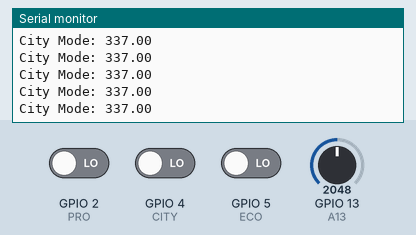
Recording of a program running on a simulated ESP32. On the bench: the last lines printed to the serial monitor. The test bench sets the inputs (shaded band); at power-on: GPIO 2 (PRO) LOW, GPIO 13 (A13) = 2048, GPIO 4 (CITY) LOW, GPIO 5 (ECO) LOW.

Above: at 1.2 s.
1.3 s: GPIO 2 (PRO) driven HIGH
At 1.31 s:
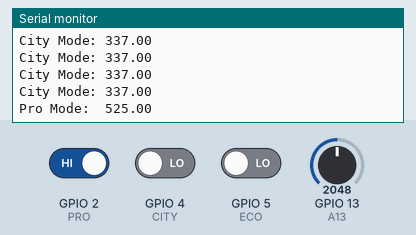
3.2 s: GPIO 13 (A13) set to 2866
At 3.21 s:
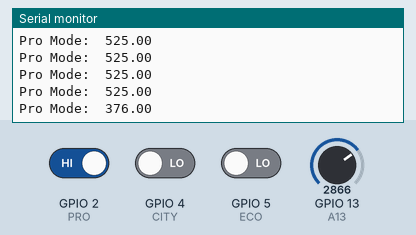
4.7 s: GPIO 4 (CITY) driven HIGH
At 4.72 s:
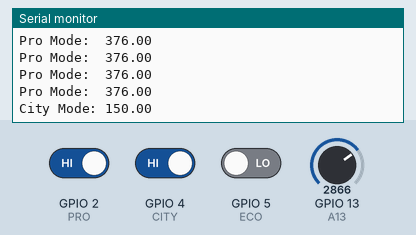
6.2 s: GPIO 13 (A13) set to 3603
At 6.22 s:
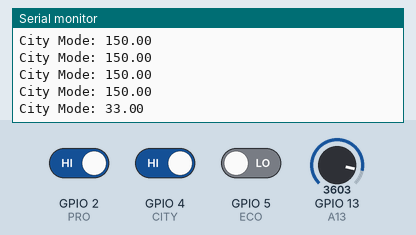
7.7 s: GPIO 4 (CITY) driven LOW
At 7.73 s:
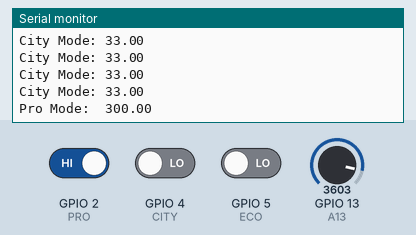
9.2 s: GPIO 2 (PRO) driven LOW and GPIO 5 (ECO) driven HIGH
At 9.23 s:
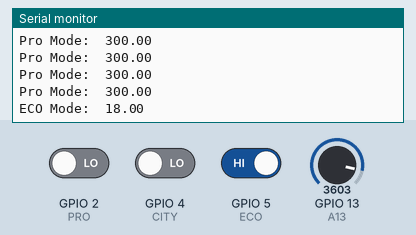
Timing chart, 0 to 12.1 s (numbered marks = the images above; inputs shaded):
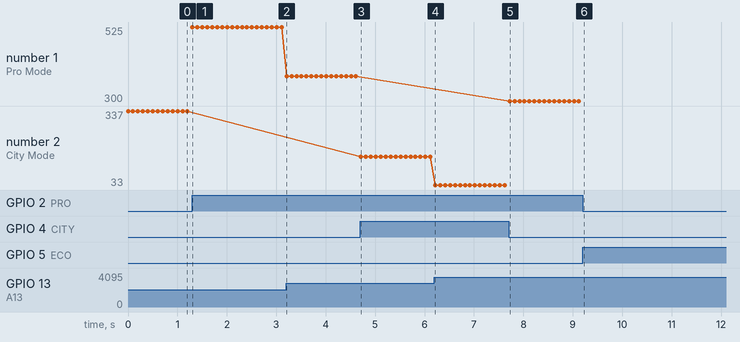

The program:

main.cpp
```cpp
#include<main.h>


void setup() {
  // put your setup code here, to run once:
  Serial.begin(115200);
  for (int mode = 0; mode< sizeof(RidingModes); mode++)
  {
    pinMode(RidingModes[mode], INPUT);
    //digitalWrite(RidingModes[mode], LOW); //all mode off
  }
  pinMode(A13, INPUT);
}

void loop() {

  // put your main code here, to run repeatedly:
  uint16_t ADC = analogRead(A13);
  double speedKmh = ADC*coef;
  // Check the percentage of the actual speed based on the maximum speed
	double percentageOfMaxSpeed = (speedKmh / speedLimit )* 100;

  uint8_t x = 0;
	for (x = 0; x < numCurrentOutDiv; x++)
	{
		if (percentageOfMaxSpeed < currentOutDiv[x])
		{
			break;
		}
	}

	// Keep x between 1 and the (number of divisions)-1, to not have overflow
	if (x < 1)
		x = 1;
	if (x > (numCurrentOutDiv - 1))
		x = (numCurrentOutDiv - 1);

  // Calculates the currentOut, keeping linear between the power informed in the arrays

   for (int mode = 0; mode< sizeof(RidingModes); mode++)
  {

    if( digitalRead(CITY)){
      ridingMode =1;
    }
    else if( digitalRead(PRO)){
      ridingMode =2;
    }
    else if( digitalRead(ECO)){
      ridingMode =0;
    }
    else{ ridingMode =1;}
  }
	switch (ridingMode)
	{
	// City mode
	case 1 :
    Serial.print("City Mode: ");
		currentOut = map(percentageOfMaxSpeed, currentOutDiv[x - 1], currentOutDiv[x], currentOutCityMode[x - 1], currentOutCityMode[x]);
		break;

	// Pro mode
	case 2:
    Serial.print("Pro Mode:  ");
		currentOut = map(percentageOfMaxSpeed, currentOutDiv[x - 1], currentOutDiv[x], currentOutProMode[x - 1], currentOutProMode[x]);
		break;

	// Eco mode
	default:
    Serial.print("ECO Mode:  ");
		currentOut = map(percentageOfMaxSpeed, currentOutDiv[x - 1], currentOutDiv[x], currentOutEcoMode[x - 1], currentOutEcoMode[x]);
		break;
	}

  Serial.println(currentOut);
  delay(100); // this speeds up the simulation
}
```

main.h
```cpp
#ifndef __MAIN_H__
#define __MAIN_H__

#include<Arduino.h>

#define A13 13  // ADC input
#define ECO 5
#define CITY 4
#define PRO 2
const byte RidingModes[] = {ECO, CITY, PRO};  // All modes
const uint8_t currentOutDiv[] = {0, 8, 15, 23, 31, 38, 46, 54, 62, 69, 85, 92, 100, 108, 112, 119, 192};
// Current output for each riding mode
const uint16_t currentOutEcoMode[] = {250, 220, 200, 170, 150, 110, 90, 80, 80, 70, 20, 10, 5, 5, 2, 1, 1};
const uint16_t currentOutCityMode[] = {565, 524, 498, 464, 430, 396, 362, 311, 250, 150, 33, 30, 25, 20, 25, 20, 3};
const uint16_t currentOutProMode[] = {800, 800, 760, 690, 620, 576, 542, 507, 442, 376, 300, 300, 300, 300, 300, 300, 3};
const uint8_t speedLimit = 200;
const double  coef = 0.048841;  //this coeficient is used when we directly use the ADC values
uint8_t numCurrentOutDiv = sizeof(currentOutDiv);
double currentOut = 0;
uint8_t ridingMode = 0;   // This can be set as default mode


#endif
```

Measured:
- after the input at 1.3 s, the serial monitor: prints a new line at once (image 1)
- after the input at 3.2 s, the serial monitor: prints a new line at once (image 2)
- after the input at 4.7 s, the serial monitor: prints a new line at once (image 3)
- after the input at 6.2 s, the serial monitor: prints a new line at once (image 4)
- after the input at 7.7 s, the serial monitor: prints a new line at once (image 5)
- after the input at 9.2 s, the serial monitor: prints a new line at once (image 6)
- plotted number 1: 525 → 376 after the input at 3.2 s, 376 → 300 after the input at 7.7 s
- plotted number 2: 337 → 150 after the input at 4.7 s, 150 → 33 after the input at 6.2 s
